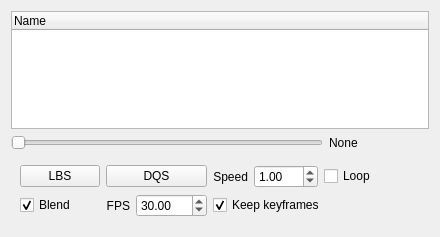
<?xml version="1.0" encoding="UTF-8"?>
<ui version="4.0">
 <class>ModelAnimationWidget</class>
 <widget class="QFrame" name="ModelAnimationWidget">
  <property name="geometry">
   <rect>
    <x>0</x>
    <y>0</y>
    <width>440</width>
    <height>237</height>
   </rect>
  </property>
  <property name="sizePolicy">
   <sizepolicy hsizetype="Preferred" vsizetype="Preferred">
    <horstretch>0</horstretch>
    <verstretch>0</verstretch>
   </sizepolicy>
  </property>
  <property name="minimumSize">
   <size>
    <width>0</width>
    <height>200</height>
   </size>
  </property>
  <property name="windowTitle">
   <string>Frame</string>
  </property>
  <layout class="QVBoxLayout" name="verticalLayout_2">
   <item>
    <widget class="QTreeWidget" name="animationTreeWidget">
     <property name="sizePolicy">
      <sizepolicy hsizetype="Preferred" vsizetype="Preferred">
       <horstretch>0</horstretch>
       <verstretch>0</verstretch>
      </sizepolicy>
     </property>
     <property name="selectionMode">
      <enum>QAbstractItemView::SingleSelection</enum>
     </property>
     <attribute name="headerHighlightSections">
      <bool>true</bool>
     </attribute>
     <column>
      <property name="text">
       <string>Name</string>
      </property>
     </column>
    </widget>
   </item>
   <item>
    <layout class="QHBoxLayout" name="keyframeLayout">
     <item>
      <widget class="QSlider" name="keyframeSlider">
       <property name="orientation">
        <enum>Qt::Horizontal</enum>
       </property>
      </widget>
     </item>
     <item>
      <widget class="QLabel" name="frameInfoLabel">
       <property name="minimumSize">
        <size>
         <width>100</width>
         <height>0</height>
        </size>
       </property>
       <property name="text">
        <string>None</string>
       </property>
       <property name="alignment">
        <set>Qt::AlignLeading|Qt::AlignLeft|Qt::AlignVCenter</set>
       </property>
      </widget>
     </item>
    </layout>
   </item>
   <item>
    <widget class="QFrame" name="settingFrame">
     <layout class="QGridLayout" name="animationGridLayout">
      <item row="0" column="2">
       <layout class="QHBoxLayout" name="speedLayout">
        <item>
         <widget class="QLabel" name="speedLabel">
          <property name="text">
           <string>Speed</string>
          </property>
          <property name="alignment">
           <set>Qt::AlignRight|Qt::AlignTrailing|Qt::AlignVCenter</set>
          </property>
         </widget>
        </item>
        <item>
         <widget class="QDoubleSpinBox" name="speedSpinBox">
          <property name="minimum">
           <double>0.010000000000000</double>
          </property>
          <property name="maximum">
           <double>100.000000000000000</double>
          </property>
          <property name="singleStep">
           <double>0.050000000000000</double>
          </property>
          <property name="value">
           <double>1.000000000000000</double>
          </property>
         </widget>
        </item>
       </layout>
      </item>
      <item row="0" column="1">
       <widget class="QPushButton" name="DQSButton">
        <property name="text">
         <string>DQS</string>
        </property>
        <property name="checkable">
         <bool>true</bool>
        </property>
       </widget>
      </item>
      <item row="0" column="0">
       <widget class="QPushButton" name="LBSButton">
        <property name="text">
         <string>LBS</string>
        </property>
        <property name="checkable">
         <bool>true</bool>
        </property>
       </widget>
      </item>
      <item row="1" column="0">
       <widget class="QCheckBox" name="blendCheckBox">
        <property name="text">
         <string>Blend</string>
        </property>
        <property name="checked">
         <bool>true</bool>
        </property>
       </widget>
      </item>
      <item row="1" column="1">
       <layout class="QHBoxLayout" name="fpsLayout">
        <item>
         <widget class="QLabel" name="fpsLabel">
          <property name="text">
           <string>FPS</string>
          </property>
          <property name="alignment">
           <set>Qt::AlignRight|Qt::AlignTrailing|Qt::AlignVCenter</set>
          </property>
         </widget>
        </item>
        <item>
         <widget class="QDoubleSpinBox" name="fpsSpinBox">
          <property name="minimum">
           <double>1.000000000000000</double>
          </property>
          <property name="maximum">
           <double>1000.000000000000000</double>
          </property>
          <property name="value">
           <double>30.000000000000000</double>
          </property>
         </widget>
        </item>
       </layout>
      </item>
      <item row="1" column="2" colspan="3">
       <widget class="QCheckBox" name="keepKeyframesCheckBox">
        <property name="text">
         <string>Keep keyframes</string>
        </property>
        <property name="checked">
         <bool>true</bool>
        </property>
       </widget>
      </item>
      <item row="0" column="3">
       <widget class="QCheckBox" name="loopCheckBox">
        <property name="text">
         <string>Loop</string>
        </property>
       </widget>
      </item>
     </layout>
    </widget>
   </item>
  </layout>
 </widget>
 <resources/>
 <connections/>
</ui>
